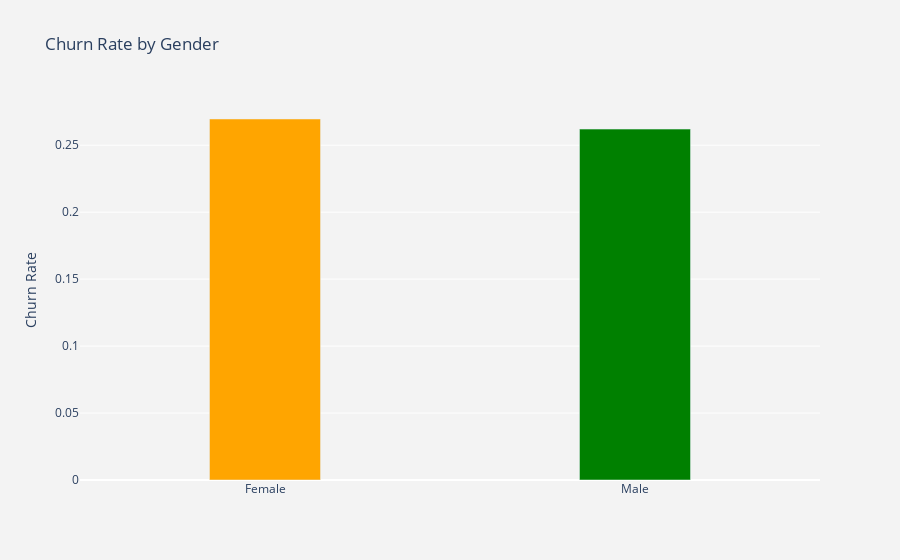

Notebook source saved alongside this figure:
### Code cell
# Visualize Churn rate by Gender
plot_by_gender = churn_dataset.groupby('gender').Churn.mean().reset_index()
plot_data = [
    go.Bar(
        x=plot_by_gender['gender'],
        y=plot_by_gender['Churn'],
        width = [0.3, 0.3],
        marker=dict(
        color=['orange', 'green'])
    )
]
plot_layout = go.Layout(
        xaxis={"type": "category"},
        yaxis={"title": "Churn Rate"},
        title='Churn Rate by Gender',
        plot_bgcolor  = 'rgb(243,243,243)',
        paper_bgcolor  = 'rgb(243,243,243)',
    )
fig = go.Figure(data=plot_data, layout=plot_layout)
po.iplot(fig)

### Figure 1 — Plotly figure (JSON) as saved in the notebook; plotly's stock layout.template omitted (floating-point values rounded to 4 significant figures)
{"data": [{"marker": {"color": ["orange", "green"]}, "type": "bar", "width": [0.3, 0.3], "x": ["Female", "Male"], "y": [0.2696, 0.262]}], "layout": {"autosize": true, "dragmode": "pan", "paper_bgcolor": "rgb(243,243,243)", "plot_bgcolor": "rgb(243,243,243)", "title": {"text": "Churn Rate by Gender"}, "xaxis": {"autorange": true, "range": [-0.5, 1.5], "type": "category"}, "yaxis": {"autorange": true, "range": [0, 0.2838], "title": {"text": "Churn Rate"}, "type": "linear"}}}
